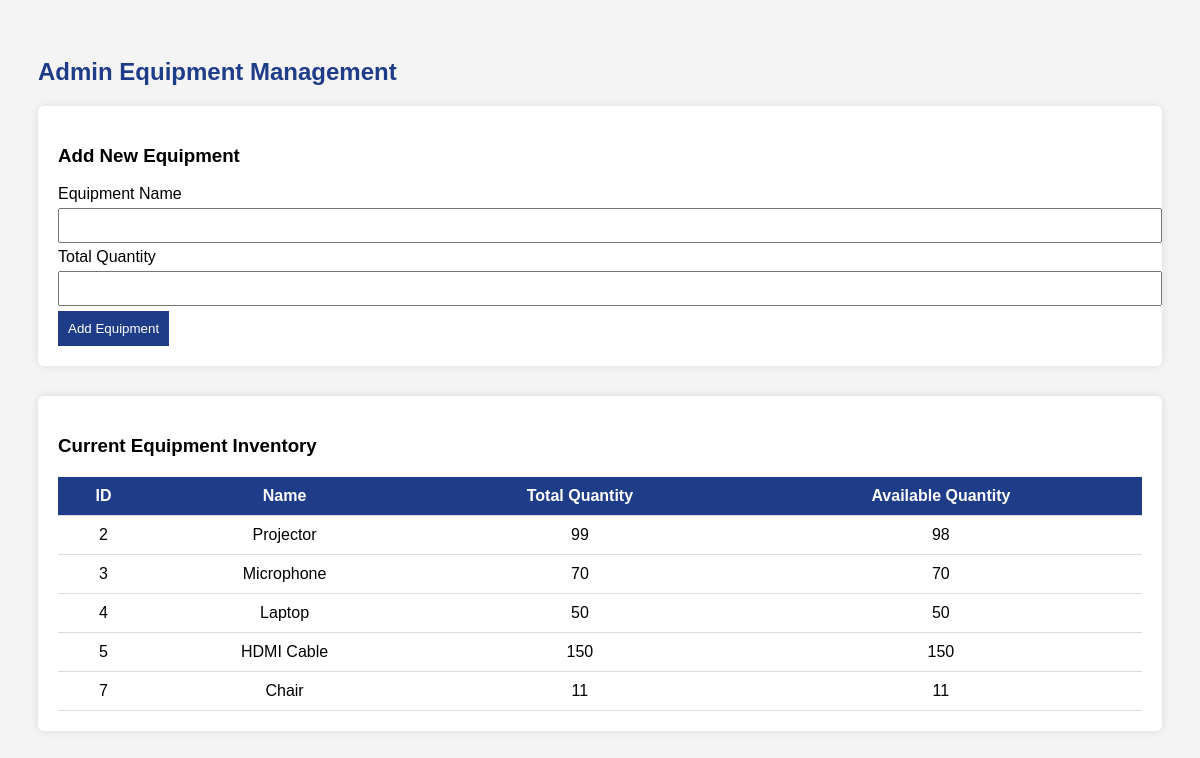
The page /admin/equipment (signed in) on the database as committed earlier.
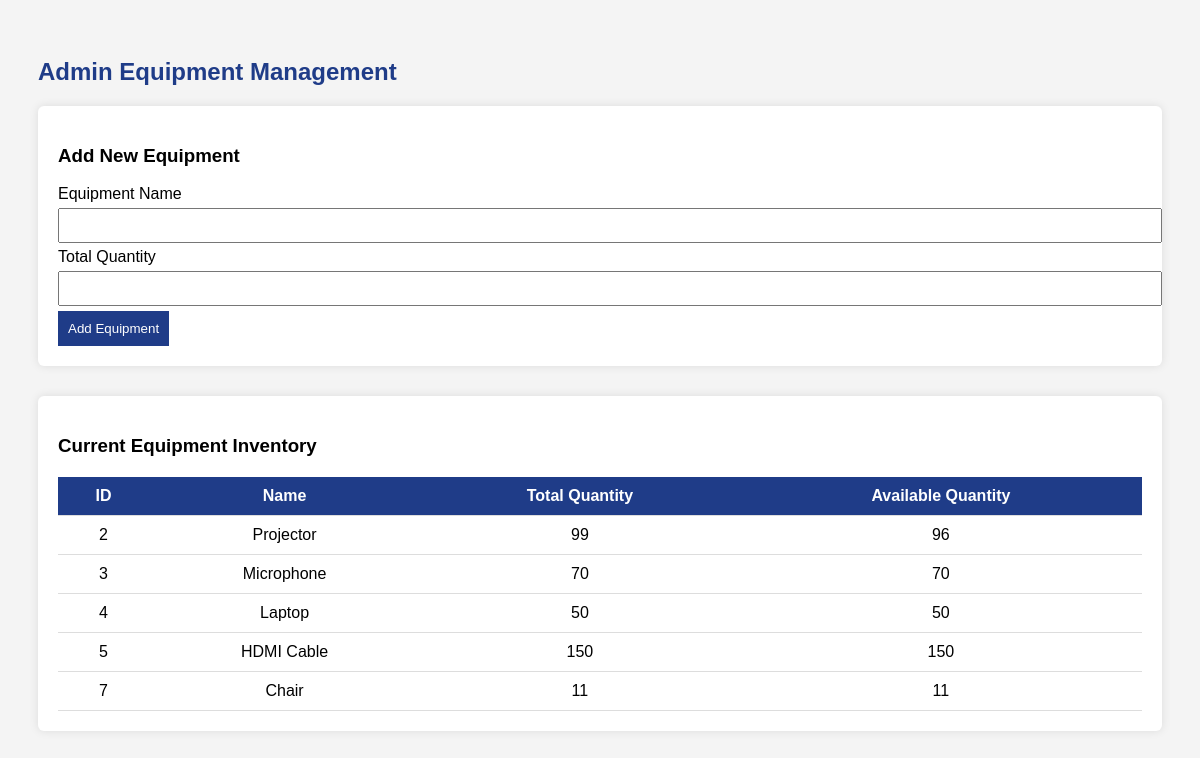
The same page on the database as committed later.
### tables this page shows
CREATE TABLE equipment_inventory (
    id INTEGER PRIMARY KEY AUTOINCREMENT,
    equipment_name TEXT UNIQUE NOT NULL,
    total_quantity INTEGER NOT NULL
, available_quantity INTEGER DEFAULT 0);

### app.py (the view, shortened to what this page needs)
@app.route('/admin/equipment', methods=['GET', 'POST'])
def admin_equipment():
    if session.get('role') != 'admin':
        flash("Access denied", "danger")
        return redirect(url_for('dashboard'))
    equipment = query_db(
        ADMIN_DB,
        "SELECT * FROM equipment_inventory"
    )
    return render_template(
        'admin_equipment.html',
        equipment=equipment
    )

### app.py (called while the page is built)
def query_db(db, query, args=(), one=False):
    conn = sqlite3.connect(db)
    conn.row_factory = sqlite3.Row
    cur = conn.cursor()
    cur.execute(query, args)
    conn.commit()
    result = cur.fetchall()
    conn.close()
    return result[0] if one and result else result

### templates/admin_equipment.html (shortened to what this page needs)
<!DOCTYPE html>
<html>
<head>
</head>
<body>
<h2>Admin Equipment Management</h2>
<div class="box">
    <h3>Add New Equipment</h3>
    <form method="POST" action="{{ url_for('admin_equipment') }}">
        <label>Equipment Name</label>
        <input type="text" name="name" required>
        <label>Total Quantity</label>
        <input type="number" name="quantity" min="1" required>
        <button type="submit">Add Equipment</button>
    </form>
</div>
<div class="box">
    <h3>Current Equipment Inventory</h3>
    <table>
        <tr>
            <th>ID</th>
            <th>Name</th>
            <th>Total Quantity</th>
            <th>Available Quantity</th>
        </tr>
        {% for item in equipment %}
        <tr>
            <td>{{ item[0] }}</td>
            <td>{{ item[1] }}</td>
            <td>{{ item[2] }}</td>
            <td>{{ item[3] }}</td>
        </tr>
        {% else %}
        <tr>
            <td colspan="4">No equipment added yet.</td>
        </tr>
        {% endfor %}
    </table>
</div>
</body>
</html>

Rows that differ between the two databases and show on the page:
changed equipment_inventory "Projector": available_quantity "98" → "96"
